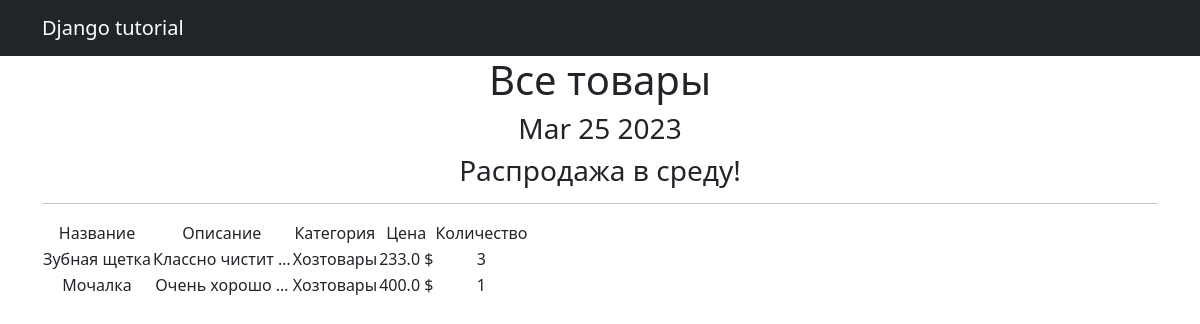
Screenshot of /products/ with the database file from the repository.
### simpleapp/models.py (models this page shows, shortened)
class Product(models.Model):
    name = models.CharField(
        max_length=50,
        unique=True,  # названия товаров не должны повторяться
    )
    description = models.TextField()
    quantity = models.IntegerField(
        validators=[MinValueValidator(0)],
    )
    category = models.ForeignKey(
        to='Category',
        on_delete=models.CASCADE,
        related_name='products',  # все продукты в категории будут доступны через поле products
    )
    price = models.FloatField(
        validators=[MinValueValidator(0.0)],
    )

class Category(models.Model):
    name = models.CharField(max_length=100, unique=True)

### simpleapp/views.py (the view)
# urls.py: path('', ProductsList.as_view()),
class ProductsList(ListView):
    model = Product
    ordering = 'name'
    template_name = 'products.html'
    context_object_name = 'products'
    paginate_by = 2  # вот так мы можем указать количество записей на странице
    def get_context_data(self, **kwargs):
        context = super().get_context_data(**kwargs)
        context['time_now'] = datetime.utcnow()
        context['next_sale'] = "Распродажа в среду!"
        return context

### simpleapp/templatetags/custom_filters.py (called while the page is built)
@register.filter()
def currency(value, code='rub'):
   postfix = CURRENCIES_SYMBOLS[code]
   return f'{value} {postfix}'

### simpleapp/templatetags/custom_tags.py (called while the page is built)
@register.simple_tag()
def current_time(format_string='%b %d %Y'):
   return datetime.utcnow().strftime(format_string)

### templates/products.html (shortened to what this page needs)
{% extends 'flatpages/default.html' %}
{% load custom_filters %}
{% load custom_tags %}
{% block content %}
    <h1>Все товары</h1>
    <h3>{% current_time '%b %d %Y' %}</h3>
    <h3> {{ next_sale|default_if_none:"Чуть позже сообщим о распродаже!" }} </h3>
    <hr>
    {% if products %}
        <table>
            <tr>
                <td>Название</td>
                <td>Описание</td>
                <td>Категория</td>
                <td>Цена</td>
                <td>Количество</td>
            </tr>
            {% for product in products %}
            <tr>
                <td>{{ product.name }}</td>
                <td>{{ product.description|truncatewords:2 }}</td>
                <td>{{ product.category.name }}</td>
               <td>{{ product.price|currency:"usd" }}</td>
               <td>{{ product.quantity }}</td>
            </tr>
            {% endfor %}
        </table>
    {% else %}
        <h2>Товаров нет!</h2>
    {% endif %}
{% endblock content %}

### rows the page displays
Product: name "Зубная щетка", description "Классно чистит …", category.name "Хозтовары", price "233.0 $", quantity "3"
Product: name "Мочалка", description "Очень хорошо …", category.name "Хозтовары", price "400.0 $", quantity "1"

### other values shown
{{ next_sale|default_if_none:"Чуть позже сообщим о распродаже!" }} "Распродажа в среду!"
